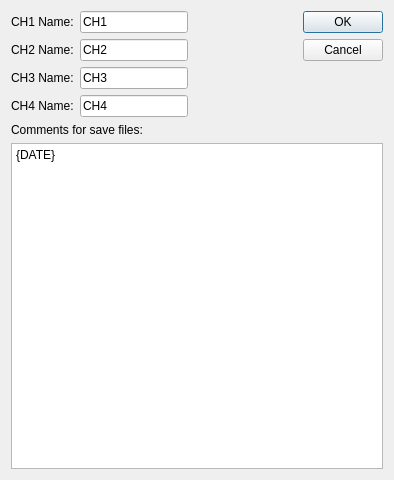
<?xml version="1.0" encoding="UTF-8"?>
<ui version="4.0">
 <class>Comment</class>
 <widget class="QDialog" name="Comment">
  <property name="geometry">
   <rect>
    <x>0</x>
    <y>0</y>
    <width>394</width>
    <height>480</height>
   </rect>
  </property>
  <property name="windowTitle">
   <string>Edit Comments</string>
  </property>
  <layout class="QHBoxLayout" name="horizontalLayout_6">
   <item>
    <layout class="QVBoxLayout" name="verticalLayout_2">
     <item>
      <layout class="QHBoxLayout" name="horizontalLayout_5">
       <item>
        <layout class="QVBoxLayout" name="verticalLayout">
         <item>
          <layout class="QHBoxLayout" name="horizontalLayout">
           <item>
            <widget class="QLabel" name="label">
             <property name="text">
              <string>CH1 Name:</string>
             </property>
            </widget>
           </item>
           <item>
            <widget class="QLineEdit" name="CH1Name">
             <property name="sizePolicy">
              <sizepolicy hsizetype="Fixed" vsizetype="Fixed">
               <horstretch>0</horstretch>
               <verstretch>0</verstretch>
              </sizepolicy>
             </property>
             <property name="text">
              <string>CH1</string>
             </property>
            </widget>
           </item>
          </layout>
         </item>
         <item>
          <layout class="QHBoxLayout" name="horizontalLayout_2">
           <item>
            <widget class="QLabel" name="label_2">
             <property name="text">
              <string>CH2 Name:</string>
             </property>
            </widget>
           </item>
           <item>
            <widget class="QLineEdit" name="CH2Name">
             <property name="sizePolicy">
              <sizepolicy hsizetype="Fixed" vsizetype="Fixed">
               <horstretch>0</horstretch>
               <verstretch>0</verstretch>
              </sizepolicy>
             </property>
             <property name="text">
              <string>CH2</string>
             </property>
            </widget>
           </item>
          </layout>
         </item>
         <item>
          <layout class="QHBoxLayout" name="horizontalLayout_3">
           <item>
            <widget class="QLabel" name="label_3">
             <property name="text">
              <string>CH3 Name:</string>
             </property>
            </widget>
           </item>
           <item>
            <widget class="QLineEdit" name="CH3Name">
             <property name="sizePolicy">
              <sizepolicy hsizetype="Fixed" vsizetype="Fixed">
               <horstretch>0</horstretch>
               <verstretch>0</verstretch>
              </sizepolicy>
             </property>
             <property name="text">
              <string>CH3</string>
             </property>
            </widget>
           </item>
          </layout>
         </item>
         <item>
          <layout class="QHBoxLayout" name="horizontalLayout_4">
           <item>
            <widget class="QLabel" name="label_4">
             <property name="text">
              <string>CH4 Name:</string>
             </property>
            </widget>
           </item>
           <item>
            <widget class="QLineEdit" name="CH4Name">
             <property name="sizePolicy">
              <sizepolicy hsizetype="Fixed" vsizetype="Fixed">
               <horstretch>0</horstretch>
               <verstretch>0</verstretch>
              </sizepolicy>
             </property>
             <property name="text">
              <string>CH4</string>
             </property>
            </widget>
           </item>
          </layout>
         </item>
        </layout>
       </item>
       <item>
        <spacer name="horizontalSpacer">
         <property name="orientation">
          <enum>Qt::Horizontal</enum>
         </property>
         <property name="sizeHint" stdset="0">
          <size>
           <width>40</width>
           <height>20</height>
          </size>
         </property>
        </spacer>
       </item>
       <item>
        <widget class="QDialogButtonBox" name="buttonBox">
         <property name="sizePolicy">
          <sizepolicy hsizetype="Minimum" vsizetype="Minimum">
           <horstretch>0</horstretch>
           <verstretch>0</verstretch>
          </sizepolicy>
         </property>
         <property name="orientation">
          <enum>Qt::Vertical</enum>
         </property>
         <property name="standardButtons">
          <set>QDialogButtonBox::Cancel|QDialogButtonBox::Ok</set>
         </property>
        </widget>
       </item>
      </layout>
     </item>
     <item>
      <widget class="QLabel" name="label_5">
       <property name="text">
        <string>Comments for save files:</string>
       </property>
      </widget>
     </item>
     <item>
      <widget class="QPlainTextEdit" name="headerText">
       <property name="sizePolicy">
        <sizepolicy hsizetype="Expanding" vsizetype="Expanding">
         <horstretch>0</horstretch>
         <verstretch>1</verstretch>
        </sizepolicy>
       </property>
       <property name="plainText">
        <string extracomment="Enter Comments for save files here.">{DATE}</string>
       </property>
      </widget>
     </item>
    </layout>
   </item>
  </layout>
 </widget>
 <resources/>
 <connections>
  <connection>
   <sender>buttonBox</sender>
   <signal>accepted()</signal>
   <receiver>Comment</receiver>
   <slot>accept()</slot>
   <hints>
    <hint type="sourcelabel">
     <x>248</x>
     <y>254</y>
    </hint>
    <hint type="destinationlabel">
     <x>157</x>
     <y>274</y>
    </hint>
   </hints>
  </connection>
  <connection>
   <sender>buttonBox</sender>
   <signal>rejected()</signal>
   <receiver>Comment</receiver>
   <slot>reject()</slot>
   <hints>
    <hint type="sourcelabel">
     <x>316</x>
     <y>260</y>
    </hint>
    <hint type="destinationlabel">
     <x>286</x>
     <y>274</y>
    </hint>
   </hints>
  </connection>
 </connections>
</ui>
